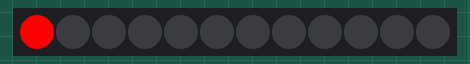
The sketch below on a simulated Arduino Uno, built with avr-gcc and run on an emulated ATmega328P. Shown: 12 RGB LEDs in strip order, left to right.

Above: at 0.1 s.
At 1.1 s:
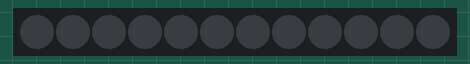

Measured:
- what the display in image 1 shows lasts 1.0 s, from 1.0 s to 2.0 s

The sketch:

larson-scanner.ino
```cpp
#include <Adafruit_NeoPixel.h>
#define NUMBER_PIEXEL 12
#define LEDPIN    12

// Our equivenlt to "Hello World".  Blink the first pixes (0) on and off every second

Adafruit_NeoPixel strip = Adafruit_NeoPixel(NUMBER_PIEXEL, LEDPIN, NEO_GRB + NEO_KHZ800);

void setup() {
  strip.begin();
}

void loop() {
  strip.setPixelColor(0, 255, 0, 0); // set pixel 0 to be bright red
  strip.show(); // send data to the strip
  delay(1000); // wait one second
  strip.setPixelColor(0, 0, 0, 0); // set pixel 0 to be off
  strip.show(); // send data to the strip
  delay(1000); // wait one second
}
```
